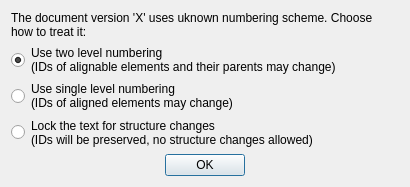
<?xml version="1.0" encoding="UTF-8"?>
<ui version="4.0">
 <class>numberingDialog</class>
 <widget class="QDialog" name="numberingDialog">
  <property name="windowModality">
   <enum>Qt::WindowModal</enum>
  </property>
  <property name="geometry">
   <rect>
    <x>0</x>
    <y>0</y>
    <width>410</width>
    <height>187</height>
   </rect>
  </property>
  <property name="sizePolicy">
   <sizepolicy hsizetype="Preferred" vsizetype="Minimum">
    <horstretch>0</horstretch>
    <verstretch>0</verstretch>
   </sizepolicy>
  </property>
  <property name="windowTitle">
   <string>Unknown numbering scheme</string>
  </property>
  <property name="modal">
   <bool>true</bool>
  </property>
  <layout class="QVBoxLayout" name="verticalLayout_2">
   <item>
    <layout class="QVBoxLayout" name="verticalLayout">
     <item>
      <widget class="QLabel" name="mainLabel">
       <property name="sizePolicy">
        <sizepolicy hsizetype="Fixed" vsizetype="Preferred">
         <horstretch>0</horstretch>
         <verstretch>0</verstretch>
        </sizepolicy>
       </property>
       <property name="maximumSize">
        <size>
         <width>380</width>
         <height>16777215</height>
        </size>
       </property>
       <property name="text">
        <string>The document version 'X' uses uknown numbering scheme. Choose how to treat it:</string>
       </property>
       <property name="wordWrap">
        <bool>true</bool>
       </property>
      </widget>
     </item>
     <item>
      <widget class="QRadioButton" name="twolevelButton">
       <property name="text">
        <string>Use two level numbering
(IDs of alignable elements and their parents may change)</string>
       </property>
       <property name="checked">
        <bool>true</bool>
       </property>
      </widget>
     </item>
     <item>
      <widget class="QRadioButton" name="singleButton">
       <property name="text">
        <string>Use single level numbering
(IDs of aligned elements may change)</string>
       </property>
      </widget>
     </item>
     <item>
      <widget class="QRadioButton" name="lockButton">
       <property name="text">
        <string>Lock the text for structure changes
(IDs will be preserved, no structure changes allowed)</string>
       </property>
      </widget>
     </item>
    </layout>
   </item>
   <item>
    <widget class="QDialogButtonBox" name="buttonBox">
     <property name="sizePolicy">
      <sizepolicy hsizetype="Expanding" vsizetype="Preferred">
       <horstretch>0</horstretch>
       <verstretch>0</verstretch>
      </sizepolicy>
     </property>
     <property name="orientation">
      <enum>Qt::Horizontal</enum>
     </property>
     <property name="standardButtons">
      <set>QDialogButtonBox::Ok</set>
     </property>
     <property name="centerButtons">
      <bool>true</bool>
     </property>
    </widget>
   </item>
  </layout>
 </widget>
 <resources/>
 <connections>
  <connection>
   <sender>buttonBox</sender>
   <signal>accepted()</signal>
   <receiver>numberingDialog</receiver>
   <slot>accept()</slot>
   <hints>
    <hint type="sourcelabel">
     <x>248</x>
     <y>254</y>
    </hint>
    <hint type="destinationlabel">
     <x>157</x>
     <y>274</y>
    </hint>
   </hints>
  </connection>
  <connection>
   <sender>buttonBox</sender>
   <signal>rejected()</signal>
   <receiver>numberingDialog</receiver>
   <slot>reject()</slot>
   <hints>
    <hint type="sourcelabel">
     <x>316</x>
     <y>260</y>
    </hint>
    <hint type="destinationlabel">
     <x>286</x>
     <y>274</y>
    </hint>
   </hints>
  </connection>
 </connections>
</ui>
